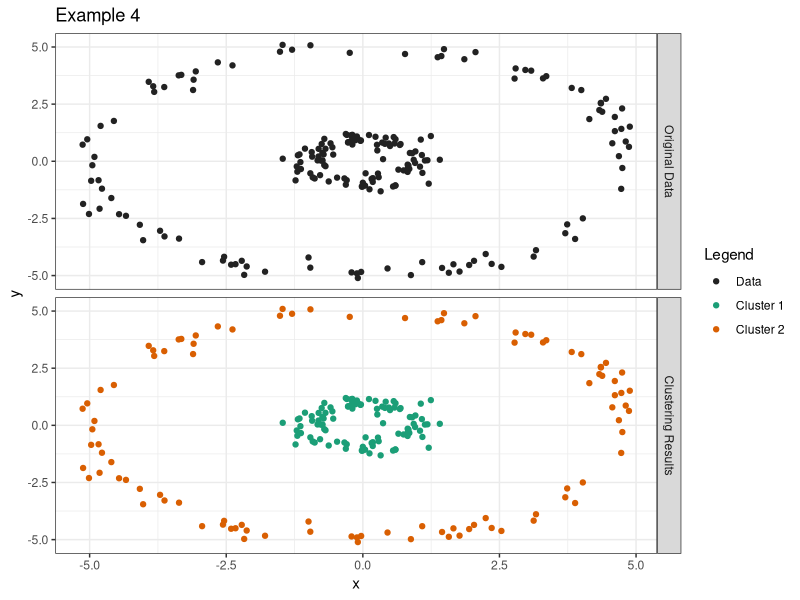
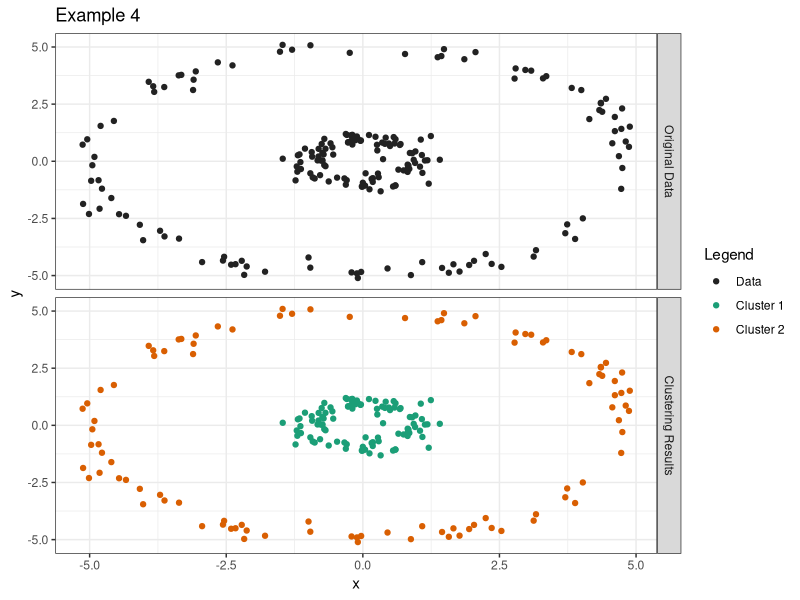

Write R code to recreate these figures, in order.
##Time-stamp: <2015-08-07 Teckpor>
##Example inspired by pg546 of "The Elements of Statistical Learning"
library(ggplot2)

set.seed(4)
n <- 100
n2 <- 2*n
fConst <- 0.05
matSigma <- cbind(c(fConst, 0), c(0, fConst))

#Generation of data (1st group)
vecRho <- sqrt(runif(n, 0.99, 1.01))
vecTheta <- runif(n, 0, 2*pi)
matNoise1 <- MASS::mvrnorm(n, mu = c(0, 0), Sigma = matSigma)
matGroup1 <- cbind(vecRho*cos(vecTheta), vecRho*sin(vecTheta)) + matNoise1

#Generation of data (2nd group)
vecRho <- 5*sqrt(runif(n, 0.99, 1.01))
vecTheta <- runif(n, 0, 2*pi)
matNoise2 <- MASS::mvrnorm(n, mu = c(0, 0), Sigma = matSigma)
matGroup2 <- cbind(vecRho*cos(vecTheta), vecRho*sin(vecTheta)) + matNoise2

matGroups <- rbind(matGroup1, matGroup2)
#Actual code to cluster data
objKKmeans <- kernlab::kkmeans(matGroups, centers = 2, kernel = "rbfdot")
vecMembership <- as.integer(objKKmeans)

vecColour <- factor(c(rep(0, n2), vecMembership))
levels(vecColour) <- c("#222222", "#1b9e77", "#d95f02", "#7570b3")

vecPanel <- factor(c(rep(1, n2), rep(2, n2)))
levels(vecPanel) <- c("Original Data", "Clustering Results")

dfPlot <- data.frame(x = c(matGroups[, 1], matGroups[, 1]), y = c(matGroups[, 2], matGroups[, 2]), colour = vecColour, panel = vecPanel)
#Plot generation using ggplot2
plotOut <- ggplot(dfPlot, aes(x, y, colour = colour)) +
  geom_point() +
  scale_colour_manual(values = c("#222222", "#1b9e77", "#d95f02"), name = "Legend", labels = c("Data", "Cluster 1", "Cluster 2")) +
  labs(x = "x", y = "y", shape = "", colour = "Legend") +
  theme_bw() +
  facet_grid(panel ~ .) +
  ggtitle("Example 4")
print(plotOut)
ggsave(filename = "example4.pdf", plot = plotOut, width = 11.2, height = 7.77, units = "in")
